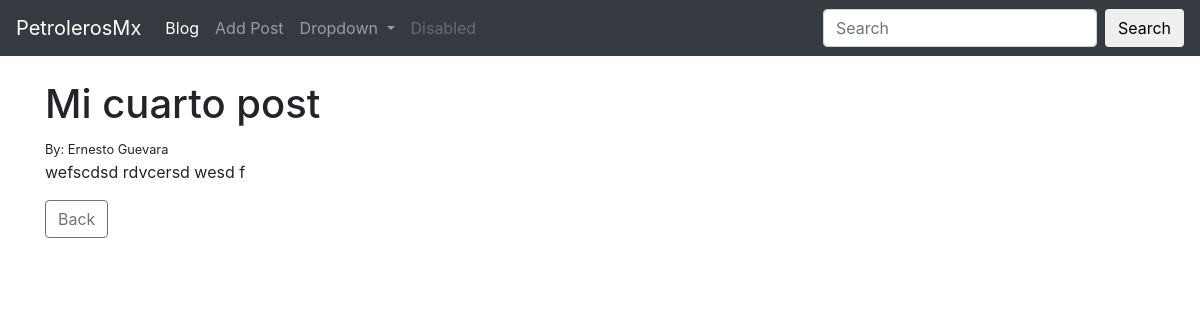
Page /article/5 on the committed database.
### theblog/models.py (models this page shows, shortened)
class Post(models.Model):
    title = models.CharField(max_length=255)
    title_tag = models.CharField(max_length=100, default='Este es un post')
    author = models.ForeignKey(User, on_delete=models.CASCADE)
    body = models.TextField()

### theblog/views.py (the view)
# urls.py: path('article/<int:pk>', ArticleDetailView.as_view(), name='article-detail'),
class ArticleDetailView(DetailView):
    model = Post
    template_name = 'article_details.html'

### theblog/templates/article_details.html (shortened to what this page needs)
<!DOCTYPE html>
<html lang="en">
<head>
</head>
<body>
    {% extends 'base.html' %}
    {% block content%}
    <h1>{{ post.title }}</h1>
    <small>By: {{ post.author.first_name}} {{ post.author.last_name}}</small>
    <br>
    <p>{{ post.body }}</p>
    <a href="{% url 'index' %}">
        <button type="button" class="btn btn-outline-secondary">Back</button>
    </a>
    {% endblock %}

### rows in the picture
Post: title "Mi cuarto post", author.first_name "Ernesto", author.last_name "Guevara", body "wefscdsd rdvcersd wesd f"
